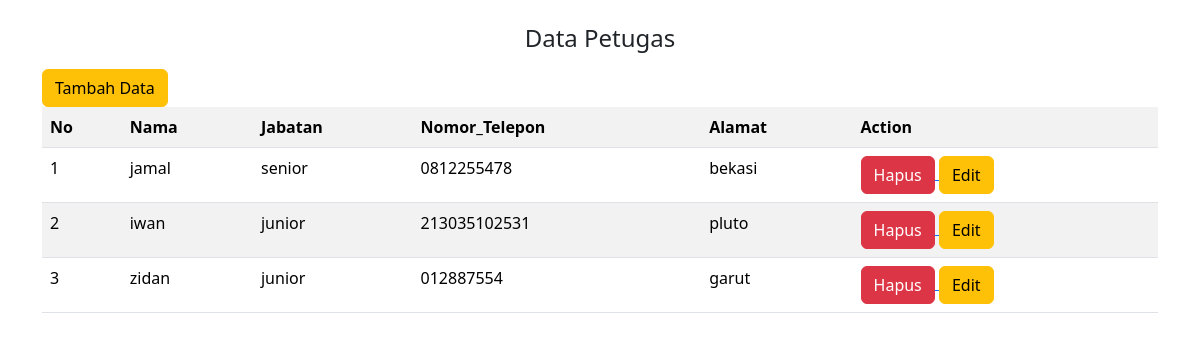
The app's page /petugas.php with its own data.
### tables this page shows
CREATE TABLE `petugas` (
  `id_petugas` int(11) NOT NULL,
  `nama` varchar(50) NOT NULL,
  `jabatan` varchar(30) NOT NULL,
  `no_telpon` varchar(13) NOT NULL,
  `alamat` text NOT NULL
);

### petugas.php (the view, shortened to what this page needs)
<!DOCTYPE html>
<html lang="en">
<head>
    <link rel="stylesheet" href="bootstrap-5.1.3-dist/css/bootstrap.min.css">
</head>
<body>
    <center><h4 class="mt-4 mb-3">Data Petugas</h4></center>
    <div class="container">
<button type="button" class="btn btn-warning" data-bs-toggle="modal" data-bs-target="#exampleModal">
  Tambah Data
</button>
    <table class="table table-striped">
        <tr>
            <th>No</th>
            <th>Nama</th>
            <th>Jabatan</th>
            <th>Nomor_Telepon</th>
            <th>Alamat</th>
            <th>Action</th>
        </tr>
    <?php
    $no =1;
    $query =mysqli_query($koneksi , "SELECT * FROM petugas");
    foreach($query as $row){
    ?>
        <tr>
            <td><?php echo $no ?></td>
            <td><?php echo $row ['nama'] ?></td>
            <td><?php echo $row ['jabatan'] ?></td>
            <td><?php echo $row ['no_telpon'] ?></td>
            <td><?php echo $row ['alamat'] ?></td>
            <td valign="middle">
            <a href="?page=petugas&hapus&id=<?php echo $row['id_petugas'];?>">
                <button class="btn btn-danger">Hapus</button>
                <button class="btn btn-warning">Edit</button>
            </td>
        </tr>
    <?php
    $no++;
    }
    ?>
    </table>
    </div>
<br>
<br>
</body>
</html>

### records on screen
petugas: nama "jamal", jabatan "senior", no_telpon "0812255478", alamat "bekasi"
petugas: nama "iwan", jabatan "junior", no_telpon "213035102531", alamat "pluto"
petugas: nama "zidan", jabatan "junior", no_telpon "012887554", alamat "garut"
